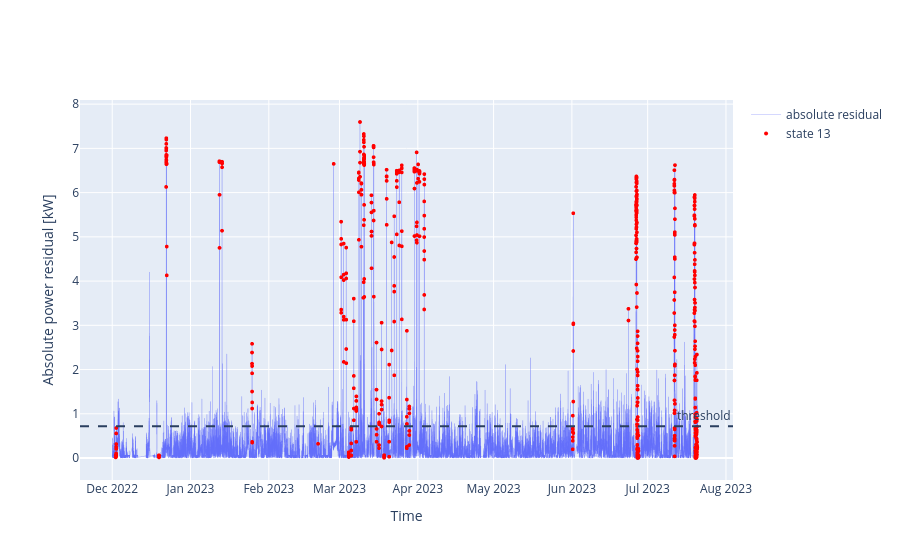

Write notebook code for a chart like this one.
### Code cell
alarm = monitor.StatusAnlage.eq(13)
fig = go.Figure()
fig.add_trace(go.Scattergl(
    x=monitor.Datetime, y=monitor.error, mode="lines",
    line={"width": .6}, opacity=.45, name="absolute residual",
))
fig.add_trace(go.Scattergl(
    x=monitor.loc[alarm, "Datetime"], y=monitor.loc[alarm, "error"],
    mode="markers", marker={"size": 4, "color": "red"}, name="state 13",
))
fig.add_hline(y=threshold, line_dash="dash", annotation_text="threshold")
fig.update_layout(xaxis_title="Time",
                  yaxis_title="Absolute power residual [kW]")
fig.show()

### Figure 1 — Plotly figure (JSON) as saved in the notebook; plotly's stock layout.template omitted (floating-point values rounded to 4 significant figures; data arrays with more than 128 entries replaced by an {"elided": "..."} marker saying what was removed)
{"data": [{"line": {"width": 0.6}, "mode": "lines", "name": "absolute residual", "opacity": 0.45, "type": "scattergl", "x": {"elided": "31516 str values"}, "y": {"elided": "31516 float values"}}, {"marker": {"color": "red", "size": 4}, "mode": "markers", "name": "state 13", "type": "scattergl", "x": {"elided": "650 str values"}, "y": {"elided": "650 float values"}}], "layout": {"annotations": [{"showarrow": false, "text": "threshold", "x": 1, "xanchor": "right", "xref": "x domain", "y": 0.7188, "yanchor": "bottom", "yref": "y"}], "shapes": [{"line": {"dash": "dash"}, "type": "line", "x0": 0, "x1": 1, "xref": "x domain", "y0": 0.7188, "y1": 0.7188, "yref": "y"}], "xaxis": {"title": {"text": "Time"}}, "yaxis": {"title": {"text": "Absolute power residual [kW]"}}}}
